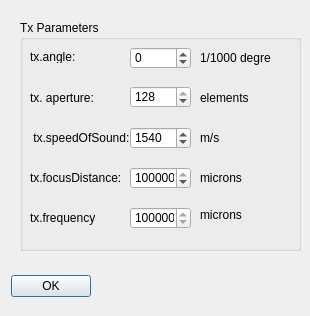
<?xml version="1.0" encoding="UTF-8"?>
<ui version="4.0">
 <class>TxParameters</class>
 <widget class="QDialog" name="TxParameters">
  <property name="geometry">
   <rect>
    <x>0</x>
    <y>0</y>
    <width>310</width>
    <height>316</height>
   </rect>
  </property>
  <property name="windowTitle">
   <string>TX Parameters</string>
  </property>
  <widget class="QDialogButtonBox" name="pb_tx_ok">
   <property name="geometry">
    <rect>
     <x>10</x>
     <y>270</y>
     <width>81</width>
     <height>32</height>
    </rect>
   </property>
   <property name="orientation">
    <enum>Qt::Horizontal</enum>
   </property>
   <property name="standardButtons">
    <set>QDialogButtonBox::Ok</set>
   </property>
  </widget>
  <widget class="QGroupBox" name="groupBox">
   <property name="geometry">
    <rect>
     <x>20</x>
     <y>20</y>
     <width>281</width>
     <height>231</height>
    </rect>
   </property>
   <property name="title">
    <string>Tx Parameters</string>
   </property>
   <widget class="QSpinBox" name="sb_tx_angle">
    <property name="geometry">
     <rect>
      <x>110</x>
      <y>27</y>
      <width>61</width>
      <height>22</height>
     </rect>
    </property>
    <property name="minimum">
     <number>-80000</number>
    </property>
    <property name="maximum">
     <number>80000</number>
    </property>
    <property name="singleStep">
     <number>1000</number>
    </property>
   </widget>
   <widget class="QLabel" name="tx_aperture">
    <property name="geometry">
     <rect>
      <x>10</x>
      <y>70</y>
      <width>71</width>
      <height>16</height>
     </rect>
    </property>
    <property name="text">
     <string>tx. aperture:</string>
    </property>
   </widget>
   <widget class="QLabel" name="label_2">
    <property name="geometry">
     <rect>
      <x>10</x>
      <y>110</y>
      <width>101</width>
      <height>16</height>
     </rect>
    </property>
    <property name="text">
     <string> tx.speedOfSound:</string>
    </property>
   </widget>
   <widget class="QSpinBox" name="sb_tx_aperture">
    <property name="geometry">
     <rect>
      <x>110</x>
      <y>66</y>
      <width>61</width>
      <height>22</height>
     </rect>
    </property>
    <property name="maximum">
     <number>128</number>
    </property>
    <property name="value">
     <number>128</number>
    </property>
   </widget>
   <widget class="QLabel" name="tx_angle">
    <property name="geometry">
     <rect>
      <x>10</x>
      <y>30</y>
      <width>46</width>
      <height>13</height>
     </rect>
    </property>
    <property name="text">
     <string>tx.angle:</string>
    </property>
   </widget>
   <widget class="QLabel" name="label_4">
    <property name="geometry">
     <rect>
      <x>10</x>
      <y>150</y>
      <width>91</width>
      <height>16</height>
     </rect>
    </property>
    <property name="text">
     <string>tx.focusDistance:</string>
    </property>
   </widget>
   <widget class="QSpinBox" name="sb_tx_speedOfSound">
    <property name="geometry">
     <rect>
      <x>110</x>
      <y>107</y>
      <width>61</width>
      <height>22</height>
     </rect>
    </property>
    <property name="minimum">
     <number>1450</number>
    </property>
    <property name="maximum">
     <number>1650</number>
    </property>
    <property name="value">
     <number>1540</number>
    </property>
   </widget>
   <widget class="QSpinBox" name="sb_tx_focusDistance">
    <property name="geometry">
     <rect>
      <x>110</x>
      <y>147</y>
      <width>61</width>
      <height>22</height>
     </rect>
    </property>
    <property name="minimum">
     <number>0</number>
    </property>
    <property name="maximum">
     <number>262144</number>
    </property>
    <property name="singleStep">
     <number>65536</number>
    </property>
    <property name="value">
     <number>262144</number>
    </property>
   </widget>
   <widget class="QLabel" name="angle_unit">
    <property name="geometry">
     <rect>
      <x>180</x>
      <y>30</y>
      <width>71</width>
      <height>16</height>
     </rect>
    </property>
    <property name="text">
     <string>1/1000 degree</string>
    </property>
   </widget>
   <widget class="QLabel" name="angle_unit_2">
    <property name="geometry">
     <rect>
      <x>180</x>
      <y>70</y>
      <width>71</width>
      <height>16</height>
     </rect>
    </property>
    <property name="text">
     <string>elements</string>
    </property>
   </widget>
   <widget class="QLabel" name="angle_unit_3">
    <property name="geometry">
     <rect>
      <x>180</x>
      <y>110</y>
      <width>71</width>
      <height>16</height>
     </rect>
    </property>
    <property name="text">
     <string>m/s</string>
    </property>
   </widget>
   <widget class="QLabel" name="angle_unit_4">
    <property name="geometry">
     <rect>
      <x>180</x>
      <y>150</y>
      <width>71</width>
      <height>16</height>
     </rect>
    </property>
    <property name="text">
     <string>microns</string>
    </property>
   </widget>
   <widget class="QLabel" name="label_5">
    <property name="geometry">
     <rect>
      <x>10</x>
      <y>190</y>
      <width>91</width>
      <height>16</height>
     </rect>
    </property>
    <property name="text">
     <string>tx.frequency</string>
    </property>
   </widget>
   <widget class="QLabel" name="angle_unit_5">
    <property name="geometry">
     <rect>
      <x>180</x>
      <y>187</y>
      <width>71</width>
      <height>16</height>
     </rect>
    </property>
    <property name="text">
     <string>microns</string>
    </property>
   </widget>
   <widget class="QSpinBox" name="sb_tx_frequency">
    <property name="geometry">
     <rect>
      <x>110</x>
      <y>187</y>
      <width>61</width>
      <height>22</height>
     </rect>
    </property>
    <property name="minimum">
     <number>4000000</number>
    </property>
    <property name="maximum">
     <number>20000000</number>
    </property>
    <property name="singleStep">
     <number>500000</number>
    </property>
    <property name="value">
     <number>9500000</number>
    </property>
   </widget>
  </widget>
 </widget>
 <resources/>
 <connections>
  <connection>
   <sender>pb_tx_ok</sender>
   <signal>accepted()</signal>
   <receiver>TxParameters</receiver>
   <slot>accept()</slot>
   <hints>
    <hint type="sourcelabel">
     <x>248</x>
     <y>254</y>
    </hint>
    <hint type="destinationlabel">
     <x>157</x>
     <y>274</y>
    </hint>
   </hints>
  </connection>
  <connection>
   <sender>pb_tx_ok</sender>
   <signal>rejected()</signal>
   <receiver>TxParameters</receiver>
   <slot>reject()</slot>
   <hints>
    <hint type="sourcelabel">
     <x>316</x>
     <y>260</y>
    </hint>
    <hint type="destinationlabel">
     <x>286</x>
     <y>274</y>
    </hint>
   </hints>
  </connection>
 </connections>
</ui>
